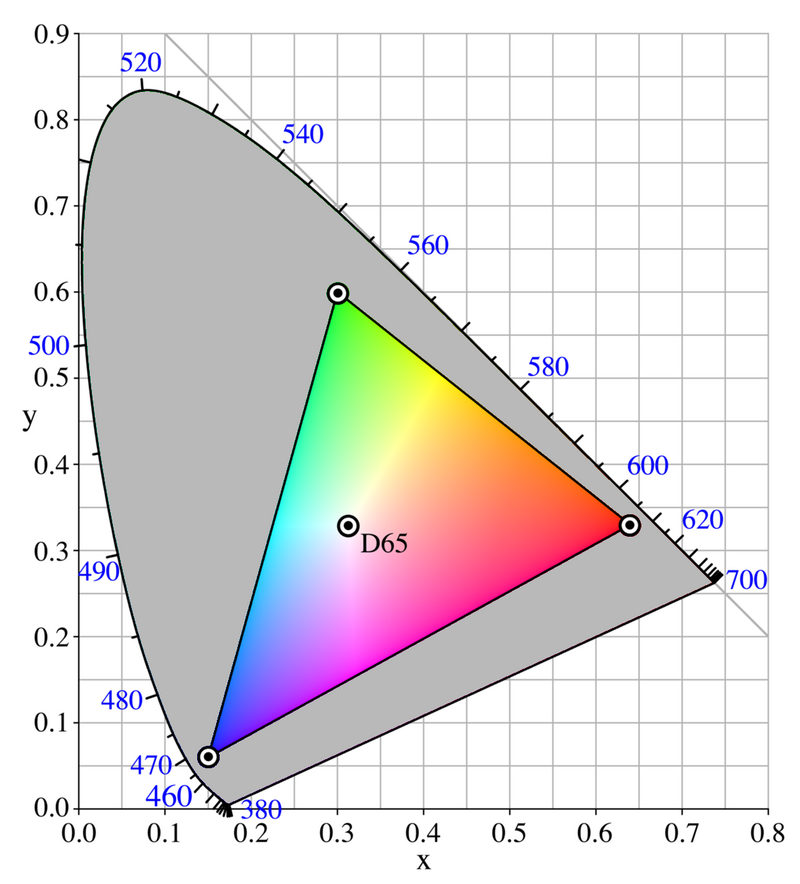
#> input picture input_images/cie.png, 800 x 884 px
$ jupyter execute --allow-errors glitch-tutorial.ipynb
#> lines starting #> are read from the running program, lines starting #| are printed output that depends on the picture
# Workshop: Glitch Art in Python

Pardon the mess, this collating a collection a notes from years ago.

wishing you well and have funnnn

I like using jupyter notebooks for exploration, and then scripts if need more consistent tooling.

## Setup
### Environment setup

choose your preferred python env setup.  conda, uv, etc.

in case you're new! https://www.python.org/about/gettingstarted/

I typically VisualStudio code as my editor, and I use virtual environments in case i need to manage different package dependencies.

We will be using the following libraries.
- https://pypi.org/project/pillow/
- https://numpy.org/
- https://matplotlib.org/

you can run the following command

```
pip install -r requirements.txt
```

[cell 1]
# loading, processing, and writing images
from PIL import Image

# Numpy for math operations
import numpy as np

# Matplotlib for plotting
from matplotlib import pyplot as plt

# some time libraries to help annotate files
import time
from datetime import date

### loading an image ...
we will start by loading and viewing the image we want to play with

I'll be using one of my favorite pieces from Kehinde Wiley

 https://www.famsf.org/exhibitions/kehinde-wiley-an-archaeology-of-silence

[cell 2]
fname_img = 'input_images/example.jpg'
#> (the rest of this cell did not finish here and is left out)

### Some helper functions

We will be doing alot of loading and plotting the images, so here are some helper functions

[cell 3]
# Given the file path, return an array of the values of the pixels
def fname_to_array(fname):
#> called with fname = 'input_images/cie.png'
    im = Image.open(fname, 'r')
#> im is the input picture: PIL image 800x884 RGB; mean R, G, B 224.5, 219.8, 220.9
    width, height = im.size
#> width = 800; height = 884
    pixel_values = np.asarray(im)
    return pixel_values


# Given the an array of pixels, save it as a png to view
# [9 lines left out: function array_to_img, not called in this run]

# Given an array, plot as a python plot
def plot_array_rgb(pixel_array):
    im_new = Image.fromarray(pixel_array.astype(np.uint8))
    plt.imshow(im_new)
    plt.show()

## Understanding the data format ....

To build up intuition, we will start with interpreting as images as matrices of RGB values.  Adding these primaries togehter in a display forms the human perception of different light and color.

https://en.wikipedia.org/wiki/RGB_color_model

This data is stored in a X x Y x 3 dimension matrix where
- X: width, left to right
- Y: height, a top down convention
- and then 3 color channels.

Each pixel will have a value from (0, 255) to describe the brightness of that color channel

[cell 4]
# for fun, let's load an image showing the RGB format on top of the CIE chromaticity diagram
pixel_array = fname_to_array('input_images/cie.png')

plt.ylabel('Height')
plt.xlabel('Width')
plot_array_rgb(pixel_array)
print("Shape of the array: X, Y, 3", pixel_array.shape)
#| Shape of the array: X, Y, 3 (884, 800, 3)


print("Example of a single pixel value, with all three RGB components: ", pixel_array[0][0])
#| Example of a single pixel value, with all three RGB components:  [255 255 255]

### playing with data ..

now that we know that, we can play around with the individual RGB values in the image

I'll be using pretty unoptimized code to provide talk through what's happening.

[cell 5]
# play around with the color channels
def color_overwrite(pixel_array):
    # Grab the width and height of the iage
    width, height, _ = pixel_array.shape
#> width = 884; height = 800
    new_pixel_array = np.empty(pixel_array.shape)
    # Loopsssss
    # loop over width
    for i in range(width):
        # loop over height
        for j in range(height):

            # grab a pixel
            r,g,b = pixel_array[i][j]

            # TODO HERE: play around with the RGB values!
            r = 0
            g = g
            b = b


            new_pixel_array[i][j] = [r, g, b]
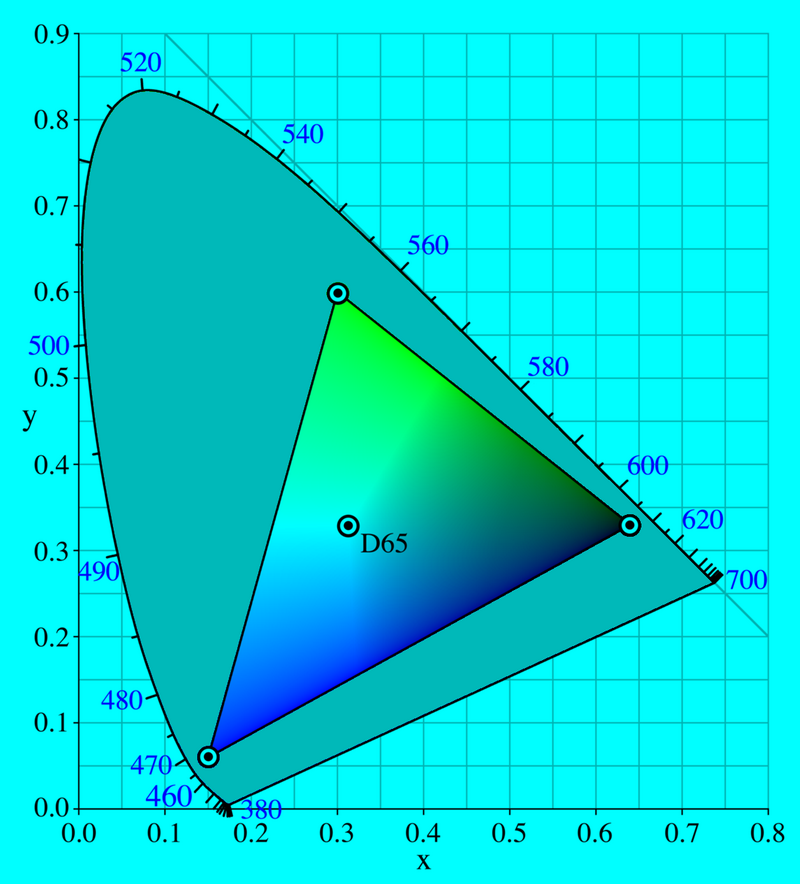
#> new_pixel_array: shape (884, 800, 3) float64; mean R, G, B 0, 219.8, 220.9

    return new_pixel_array

[cell 6]
# Try the function out!
pixel_array = fname_to_array('input_images/cie.png')
new_array = color_overwrite(pixel_array)
plot_array_rgb(new_array)

## RGB to grayscale

Nice! now that we are playing with the image pixel by pixel, we can do other math on it, like turning it into gray scale values

[cell 7]
# A long version...
# [14 lines left out: function rgb2gray_forloops, not called in this run]

# Faster version using built in math libraries
# https://stackoverflow.com/questions/12201577/how-can-i-convert-an-rgb-image-into-grayscale-in-python
# CAUTION: returns a X x Y x 1 D array. only 1 channel describing the brightness
# note there's a couple formulas for this https://pillow.readthedocs.io/en/stable/reference/Image.html#PIL.Image.Image.convert
def rgb2gray(rgb):
    return np.dot(rgb[...,:3], [0.2126, 0.7152, 0.0722])
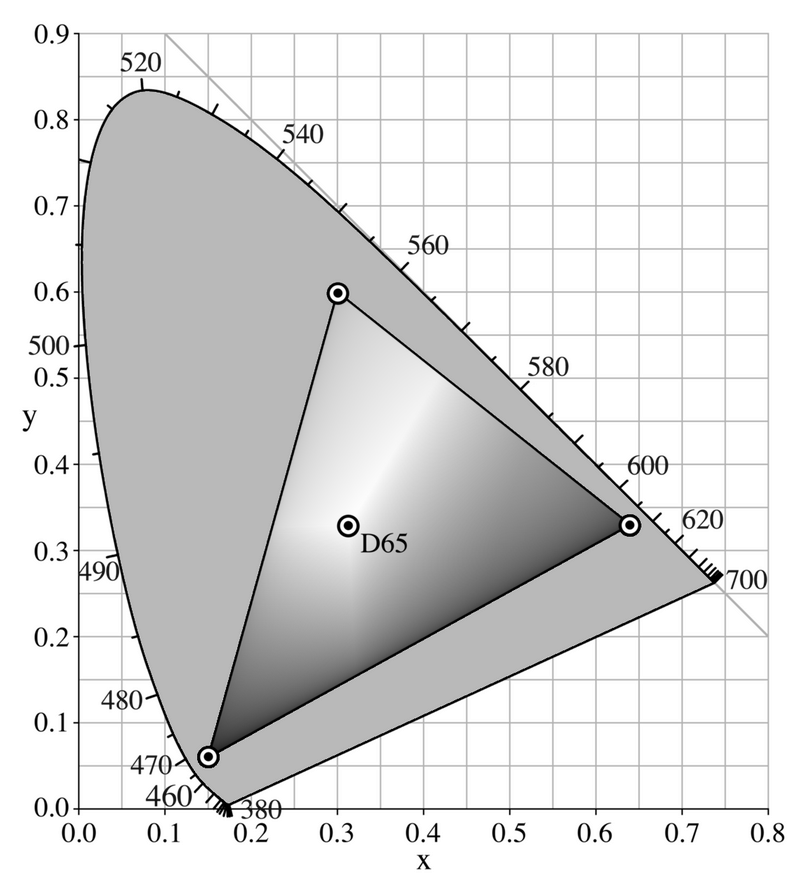
#> returned value: shape (884, 800) float64; min 0, max 255, mean 220.9

[cell 8]
# Try gray scale functions!
# Load image
pixel_array = fname_to_array('input_images/cie.png')

# slow version, timing it
if False:
    start_time = time.time()
    new_array = rgb2gray_forloops(pixel_array)
    print(f"Time {time.time()-start_time:.4f}s")
    plot_array_rgb(new_array)


# using Numpy
start_time = time.time()
grey_array = rgb2gray(pixel_array)
print(f"Time {time.time()-start_time:.4f}s")
# Ugly trick:  we got a X x Y x 1 array, so stack them so we can use the same plotting functions
new_array = np.stack([grey_array, grey_array, grey_array], axis=2)
plot_array_rgb(new_array)

[cell 9]
# And can visualize the distribution of brightness
image_files=['input_images/cie.png', 'input_images/example.jpg']

# Just for reference, show images again
#> (the rest of this cell did not finish here and is left out)
